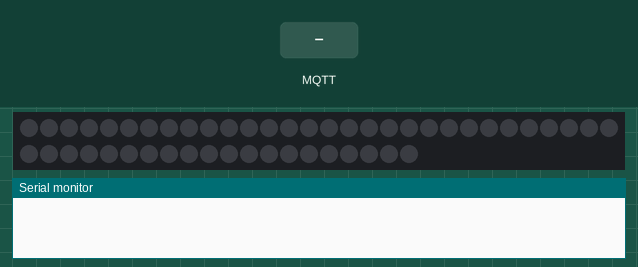
Simulated run of this sketch. Board: Arduino Uno, built with avr-gcc and run on an emulated ATmega328P. Parts: 50 RGB LEDs in strip order, left to right, continuing on the next row, the last lines printed to the serial monitor. The inputs (shaded band) are chosen by the test bench. No MQTT or app messages arrive unless stated.

Above: at 2.3 s.
2.4 s: MQTT message "onCall" arrives on the first subscribed topic
At 2.77 s:
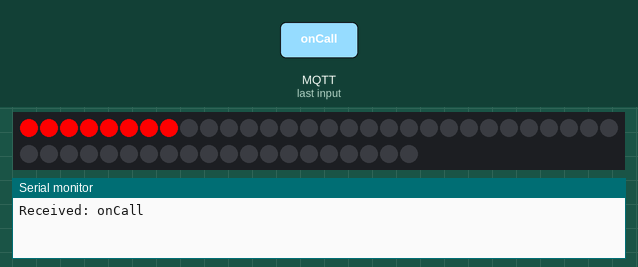
4.0 s: MQTT message "busy" arrives on the first subscribed topic
At 5.02 s:
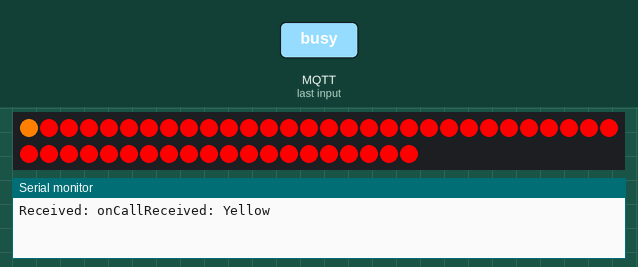
6.6 s: MQTT message "clear" arrives on the first subscribed topic
At 7.63 s:
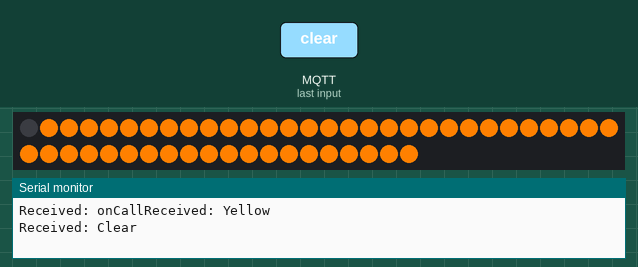

The sketch:

sign.ino
```cpp
/* Written by Morgan Habecker
  On-Air Sign by Adafruit
  https://www.thingiverse.com/thing:1506862
  Install on Adafruit Feather HUZZAH with ESP8266
  https://www.adafruit.com/product/2821
*/
#include <EspMQTTClient.h>
#include <Adafruit_NeoPixel.h>
#include <SPI.h>
#define PIN 12


// Network & MQTT Settings **EDIT**---------------

EspMQTTClient client(
  "YourWiFiSSID",
  "YourWifiPASSWORD",
  "mqtt.server.com",
  "AuthUsername",  // Omit this parameter to disable MQTT authentification
  "AuthPassword",  // Omit this parameter to disable MQTT authentification
  "onair-light"
);

// MORE MQTT SETTINGS
const char* mSub = "hm/onAir/cmd"; //Your SUBSCRIBE Topic
const char* mPub = "hm/onAir/response"; //Your PUBLISH Topic
//------------------------------------------------

//DO NOT CHANGE BELOW THIS LINE---------------------------------------

Adafruit_NeoPixel strip(50, PIN, NEO_GRB + NEO_KHZ800);
//Functions
void colorWipe(uint32_t c, uint8_t wait) {
  for (uint16_t i = 0; i < strip.numPixels(); i++) {
    strip.setPixelColor(i, c);
    strip.show();
    delay(wait);
  }
}
uint32_t Wheel(byte WheelPos) {
  WheelPos = 255 - WheelPos;
  if (WheelPos < 85) {
    return strip.Color(255 - WheelPos * 3, 0, WheelPos * 3);
  }
  if (WheelPos < 170) {
    WheelPos -= 85;
    return strip.Color(0, WheelPos * 3, 255 - WheelPos * 3);
  }
  WheelPos -= 170;
  return strip.Color(WheelPos * 3, 255 - WheelPos * 3, 0);
}

void setup()
{
  Serial.begin(115200); //Start logging for the serial monitor
  strip.begin(); //Start the neopixel strip
  client.enableDebuggingMessages(); // Enable debugging messages sent to serial output
}

void onConnectionEstablished()
{
  client.subscribe(mSub, [] (const String & payload) {
    if (payload == "onCall") {
      Serial.print("Received: onCall");
      colorWipe(strip.Color(255, 0, 0), 50);
      strip.show();
      client.publish(mPub, "onCallAck");
    }
    else if (payload == "busy") {
      Serial.print("Received: Yellow\n");
      colorWipe(strip.Color(255, 128, 0), 50);
      strip.show();
      client.publish(mPub, "busyAck");
    }
    else if (payload == "clear") {
      Serial.print("Received: Clear\n");
      colorWipe(strip.Color(0, 0, 0), 50);
      strip.show();
      client.publish(mPub, "clearAck");
    }
  });
}

void loop() {
  client.loop();
}
```

Measured:
- after the input at 2.4 s, the LEDs: first change at once (image 1 shows a later state)
- after the input at 4.0 s, the LEDs: first differ from a run without the input after 1.0 s (image 2)
- after the input at 6.6 s, the LEDs: first differ from a run without the input after 1.0 s (image 3)
